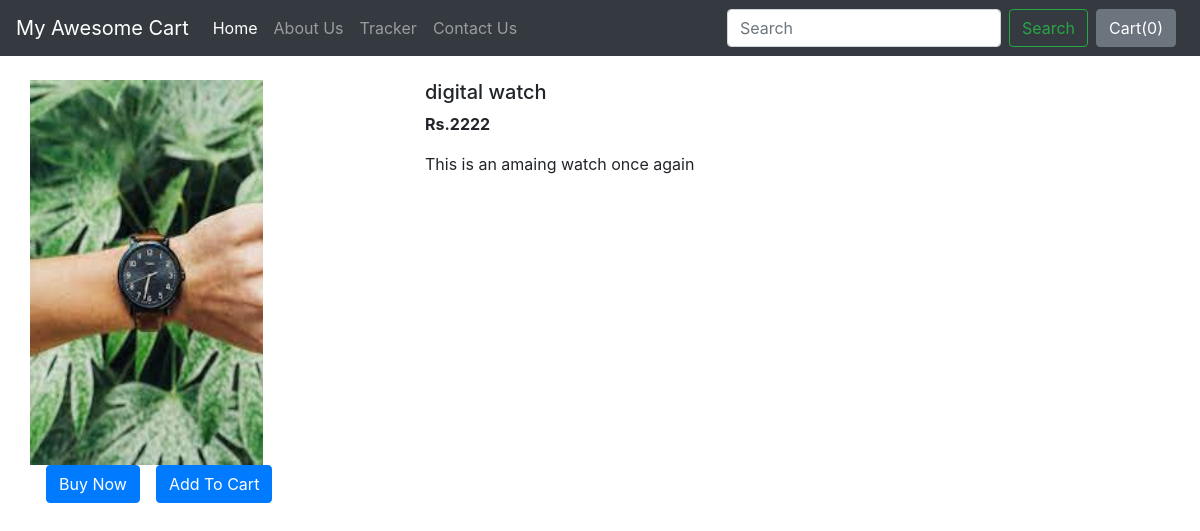
/shop/products/9, run on the app's committed database.
### shop/models.py (models this page shows, shortened)
class Product(models.Model):
    product_id = models.AutoField
    product_name = models.CharField(max_length=50)
    category = models.CharField(max_length=50,default='')
    subcategory = models.CharField(max_length=50,default='')
    price = models.IntegerField(default=0)
    desc = models.CharField(max_length=300)
    pub_date = models.DateField()
    image = models.ImageField(upload_to='shop/images',default='')

### shop/views.py (the view)
# urls.py: path('products/<int:myid>', views.productView, name="ProductView"),
def productView(request,myid):
    product = Product.objects.filter(id=myid)
    return render(request, "shop/prodView.html", {'product':product[0]})

### shop/templates/shop/prodView.html (shortened to what this page needs)
{% extends 'shop/basic.html' %}
{% block body %}
<div class="container my-4">
    <div class="row">
    <div class="col-md-4">
    <div class="row">
        <img src="/media/{{product.image}}" width="233px" height="385px">
    </div>
        <div class="row">
            <button class="btn btn-primary mx-3">Buy Now</button>
            <button class="btn btn-primary">Add To Cart</button>
        </div>
    </div>
    <div class="col-md-8">
        <h5>{{product.product_name}}</h5>
        <p><b>Rs.{{product.price}} </b></p>
        <p>{{product.desc}}</p>
    </div>
    </div>
</div>
{% endblock %}

### data on the page
Product: image (picture), product_name "digital watch", price "2222", desc "This is an amaing watch once again"
